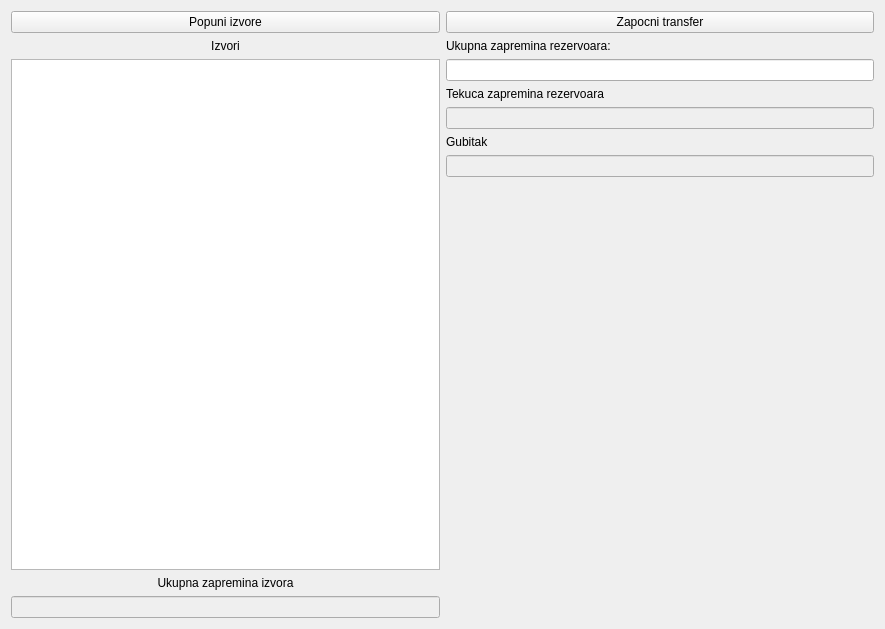
<?xml version="1.0" encoding="UTF-8"?>
<ui version="4.0">
 <class>Widget</class>
 <widget class="QWidget" name="Widget">
  <property name="geometry">
   <rect>
    <x>0</x>
    <y>0</y>
    <width>885</width>
    <height>629</height>
   </rect>
  </property>
  <property name="windowTitle">
   <string>Widget</string>
  </property>
  <layout class="QHBoxLayout" name="horizontalLayout">
   <item>
    <layout class="QVBoxLayout" name="verticalLayout">
     <item>
      <widget class="QPushButton" name="pbFillSources">
       <property name="text">
        <string>Popuni izvore</string>
       </property>
      </widget>
     </item>
     <item>
      <widget class="QLabel" name="label">
       <property name="text">
        <string>Izvori</string>
       </property>
       <property name="alignment">
        <set>Qt::AlignmentFlag::AlignCenter</set>
       </property>
      </widget>
     </item>
     <item>
      <widget class="QListWidget" name="lwSources"/>
     </item>
     <item>
      <widget class="QLabel" name="label_2">
       <property name="text">
        <string>Ukupna zapremina izvora</string>
       </property>
       <property name="alignment">
        <set>Qt::AlignmentFlag::AlignCenter</set>
       </property>
      </widget>
     </item>
     <item>
      <widget class="QLineEdit" name="leSources">
       <property name="enabled">
        <bool>false</bool>
       </property>
      </widget>
     </item>
    </layout>
   </item>
   <item>
    <layout class="QVBoxLayout" name="verticalLayout_2">
     <item>
      <widget class="QPushButton" name="pbStartTransfer">
       <property name="text">
        <string>Zapocni transfer</string>
       </property>
      </widget>
     </item>
     <item>
      <widget class="QLabel" name="label_3">
       <property name="text">
        <string>Ukupna zapremina rezervoara:</string>
       </property>
      </widget>
     </item>
     <item>
      <widget class="QLineEdit" name="leTotalTenk"/>
     </item>
     <item>
      <widget class="QLabel" name="label_4">
       <property name="text">
        <string>Tekuca zapremina rezervoara</string>
       </property>
      </widget>
     </item>
     <item>
      <widget class="QLineEdit" name="leCurrTenk">
       <property name="enabled">
        <bool>false</bool>
       </property>
      </widget>
     </item>
     <item>
      <widget class="QLabel" name="label_5">
       <property name="text">
        <string>Gubitak</string>
       </property>
      </widget>
     </item>
     <item>
      <widget class="QLineEdit" name="leLoss">
       <property name="enabled">
        <bool>false</bool>
       </property>
      </widget>
     </item>
     <item>
      <spacer name="verticalSpacer">
       <property name="orientation">
        <enum>Qt::Orientation::Vertical</enum>
       </property>
       <property name="sizeHint" stdset="0">
        <size>
         <width>20</width>
         <height>40</height>
        </size>
       </property>
      </spacer>
     </item>
    </layout>
   </item>
  </layout>
 </widget>
 <resources/>
 <connections/>
</ui>
